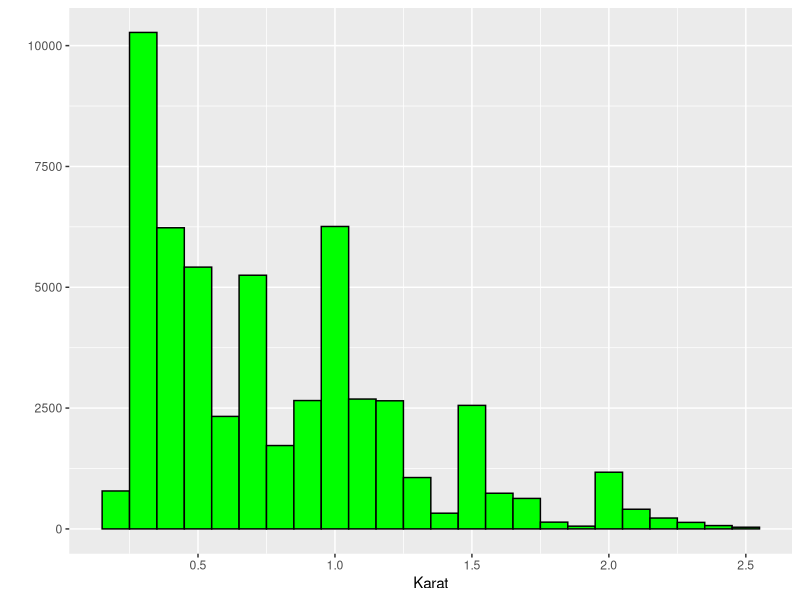
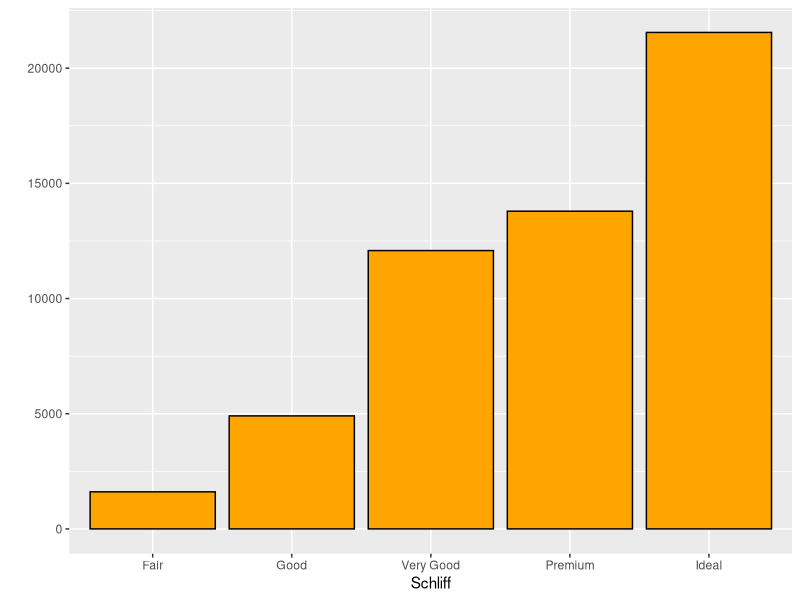
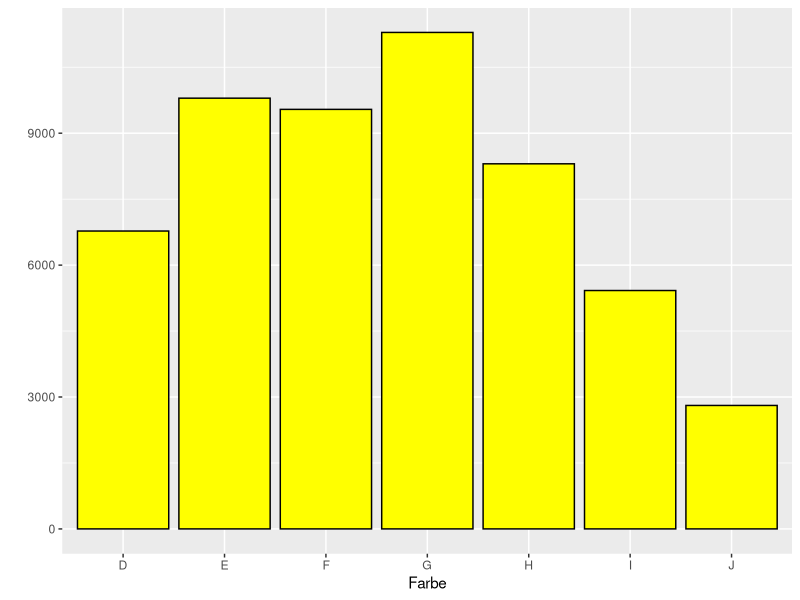

These figures' R source, in order:
## ---- chunk 1
options(warn=-1)
library(knitr, warn.conflicts = FALSE, quietly=TRUE)
library(tidyverse, warn.conflicts = FALSE, quietly=TRUE)
knitr::opts_chunk$set(fig.width = 5, fig.asp = 1/3)

diamonds.cut <- 2.5
smaller <- diamonds %>%
  filter(carat <= diamonds.cut)
## ---- chunk 2
bigDiamonds <- diamonds %>% 
  arrange(desc(carat)) %>% 
  head(50) %>% 
  select(carat, cut, color, price)

head(bigDiamonds)
## ---- chunk 3
ggplot(smaller, aes(carat)) + 
  geom_histogram(binwidth = 0.1, fill="green", color="black") +
  labs(
    x = "Karat",
    y = ""
  )
## ---- chunk 4
ggplot(diamonds, aes(cut)) + 
  geom_bar( fill="orange", color="black") +
  labs(
    x = "Schliff",
    y = ""
  )
## ---- chunk 5
ggplot(diamonds, aes(color)) + 
  geom_bar(fill="yellow", color="black") +
  labs(
    x = "Farbe",
    y = ""
  )
